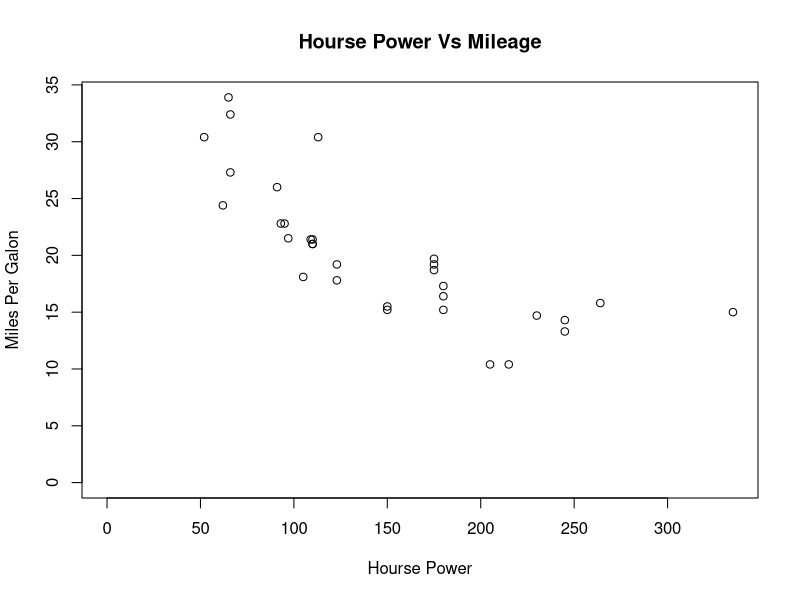

Source code (R):
#Author : Lovenish

#Data Visualization

#*********************************************************************************
#Base Package
#GGPLOT2 Package
#Grid Graphics
#Lattice Graphics

#*********************************************************************************
#Types of Graphs
#Basic Visualization
#Scatter Plot
#Line Chart
#Bar Plot
#Pie Chart
#Histogram
#Density Plot
#Box Plot

#Advanced Visualization
#Mosiac Plot
#Heat Map
#3D Graph
#CorrelationPlot
#Word Cloud
#*********************************************************************************
#Installing the package and data set to be analysed
install.packages("mtcars")
mtcars <- datasets::mtcars
#*********************************************************************************
#Scatter Plot :
#Type : type
#"p" for points,
#"l" for lines,
#"b" for both,
#"c" for the lines part alone of "b",
#"o" for both ‘over plotted’,
#"h" for ‘histogram’ like (or ‘high-density’) vertical lines,
#"s" for stair steps,
#"S" for other steps, see ‘Details’ below,
#"n" for no plotting.

#xlim : Limit of x axis
#ylim : Limit of y axis

#xlab : Label on x axis
#ylab : Label on y axis
#main : Label of complete graph

max_hp <- max(mtcars$hp) # Maximum of hp
max_mpg <- max(mtcars$mpg) #maximum of mpg
plot(mtcars$hp, mtcars$mpg, type = "p",
     xlim = c(0, max_hp),
     ylim = c(0, max_mpg),
     ylab = "Miles Per Galon", xlab = "Hourse Power",
     main = "Hourse Power Vs Mileage"
     )

#*********************************************************************************

    